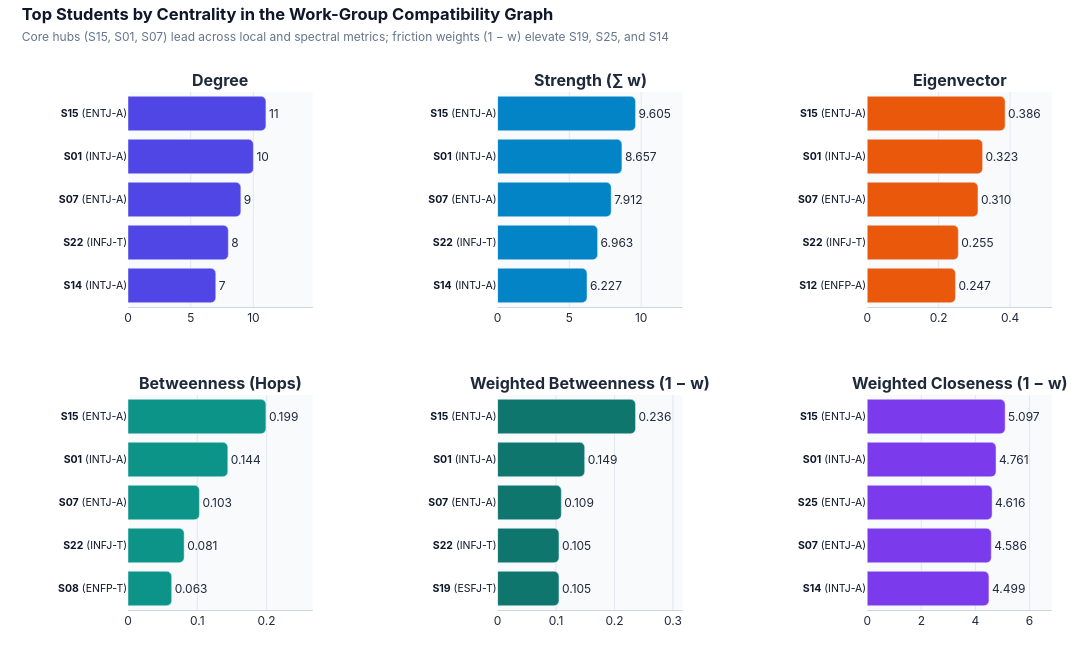

Notebook source saved alongside this figure:
### Code cell
# Populate all 6 panels of the 2x3 grid: Local/Spectral (Row 1) and Hop/Weighted Geodesic (Row 2).
centrality_panels = [
    ("Degree", "Degree", "#4F46E5"),
    ("Strength", "Strength (∑ w)", "#0284C7"),
    ("Eigenvector", "Eigenvector", "#EA580C"),
    ("Betweenness", "Betweenness (Hops)", "#0D9488"),
    ("Weighted betweenness (1-w)", "Weighted Betweenness (1 − w)", "#0F766E"),
    ("Weighted closeness (1-w)", "Weighted Closeness (1 − w)", "#7C3AED"),
]

fig_cent = make_subplots(
    rows=2,
    cols=3,
    subplot_titles=[f"<b>{title}</b>" for _, title, _ in centrality_panels],
    horizontal_spacing=0.20,
    vertical_spacing=0.17,
)
for idx, (measure, _, mcol) in enumerate(centrality_panels):
    r_idx, c_idx = divmod(idx, 3)
    top_students = compatibility_centrality.nlargest(5, measure).sort_values(measure)
    labels = [f"<b>{row.Student}</b> ({row.MBTI})" for row in top_students.itertuples()]
    fmt_str = "{:.0f}" if measure == "Degree" else "{:.3f}"
    fig_cent.add_trace(
        go.Bar(
            x=top_students[measure],
            y=labels,
            orientation="h",
            marker={"color": mcol, "cornerradius": 5},
            text=[fmt_str.format(v) for v in top_students[measure]],
            textposition="outside",
            showlegend=False,
        ),
        row=r_idx + 1,
        col=c_idx + 1,
    )
    fig_cent.update_xaxes(
        range=[0, float(top_students[measure].max()) * 1.34],
        gridcolor="#E2E8F0",
        linecolor="#CBD5E1",
        row=r_idx + 1,
        col=c_idx + 1,
    )
    fig_cent.update_yaxes(
        tickfont={"size": 10.5, "color": "#0F172A"}, row=r_idx + 1, col=c_idx + 1
    )

fig_cent.update_layout(
    title={
        "text": (
            "<b>Top Students by Centrality in the Work-Group Compatibility Graph</b>"
            "<br><span style='font-size:12px;color:#64748B;font-weight:400'>"
            "Core hubs (S15, S01, S07) lead across local and spectral metrics; friction weights (1 − w) elevate S19, S25, and S14</span>"
        ),
        "x": 0.02,
        "y": 0.97,
        "font": {
            "size": 16.5,
            "color": "#0F172A",
            "family": "Inter, -apple-system, sans-serif",
        },
    },
    width=1100,
    height=650,
    paper_bgcolor="#FFFFFF",
    plot_bgcolor="#F8FAFC",
    font={"family": "Inter, -apple-system, sans-serif", "color": "#1E293B"},
    margin={"l": 128, "r": 40, "t": 92, "b": 40},
)
fig_cent.show()

### Figure 1 — Plotly figure (JSON) as saved in the notebook; plotly's stock layout.template omitted (floating-point values rounded to 4 significant figures)
{"data": [{"marker": {"color": "#4F46E5", "cornerradius": 5}, "orientation": "h", "showlegend": false, "text": ["7", "8", "9", "10", "11"], "textposition": "outside", "type": "bar", "x": [7, 8, 9, 10, 11], "xaxis": "x", "y": ["<b>S14</b> (INTJ-A)", "<b>S22</b> (INFJ-T)", "<b>S07</b> (ENTJ-A)", "<b>S01</b> (INTJ-A)", "<b>S15</b> (ENTJ-A)"], "yaxis": "y"}, {"marker": {"color": "#0284C7", "cornerradius": 5}, "orientation": "h", "showlegend": false, "text": ["6.227", "6.963", "7.912", "8.657", "9.605"], "textposition": "outside", "type": "bar", "x": [6.227, 6.963, 7.912, 8.657, 9.605], "xaxis": "x2", "y": ["<b>S14</b> (INTJ-A)", "<b>S22</b> (INFJ-T)", "<b>S07</b> (ENTJ-A)", "<b>S01</b> (INTJ-A)", "<b>S15</b> (ENTJ-A)"], "yaxis": "y2"}, {"marker": {"color": "#EA580C", "cornerradius": 5}, "orientation": "h", "showlegend": false, "text": ["0.247", "0.255", "0.310", "0.323", "0.386"], "textposition": "outside", "type": "bar", "x": [0.247, 0.255, 0.31, 0.323, 0.386], "xaxis": "x3", "y": ["<b>S12</b> (ENFP-A)", "<b>S22</b> (INFJ-T)", "<b>S07</b> (ENTJ-A)", "<b>S01</b> (INTJ-A)", "<b>S15</b> (ENTJ-A)"], "yaxis": "y3"}, {"marker": {"color": "#0D9488", "cornerradius": 5}, "orientation": "h", "showlegend": false, "text": ["0.063", "0.081", "0.103", "0.144", "0.199"], "textposition": "outside", "type": "bar", "x": [0.063, 0.081, 0.103, 0.144, 0.199], "xaxis": "x4", "y": ["<b>S08</b> (ENFP-T)", "<b>S22</b> (INFJ-T)", "<b>S07</b> (ENTJ-A)", "<b>S01</b> (INTJ-A)", "<b>S15</b> (ENTJ-A)"], "yaxis": "y4"}, {"marker": {"color": "#0F766E", "cornerradius": 5}, "orientation": "h", "showlegend": false, "text": ["0.105", "0.105", "0.109", "0.149", "0.236"], "textposition": "outside", "type": "bar", "x": [0.105, 0.105, 0.109, 0.149, 0.236], "xaxis": "x5", "y": ["<b>S19</b> (ESFJ-T)", "<b>S22</b> (INFJ-T)", "<b>S07</b> (ENTJ-A)", "<b>S01</b> (INTJ-A)", "<b>S15</b> (ENTJ-A)"], "yaxis": "y5"}, {"marker": {"color": "#7C3AED", "cornerradius": 5}, "orientation": "h", "showlegend": false, "text": ["4.499", "4.586", "4.616", "4.761", "5.097"], "textposition": "outside", "type": "bar", "x": [4.499, 4.586, 4.616, 4.761, 5.097], "xaxis": "x6", "y": ["<b>S14</b> (INTJ-A)", "<b>S07</b> (ENTJ-A)", "<b>S25</b> (ENTJ-A)", "<b>S01</b> (INTJ-A)", "<b>S15</b> (ENTJ-A)"], "yaxis": "y6"}], "layout": {"annotations": [{"font": {"size": 16}, "showarrow": false, "text": "<b>Degree</b>", "x": 0.1, "xanchor": "center", "xref": "paper", "y": 1.0, "yanchor": "bottom", "yref": "paper"}, {"font": {"size": 16}, "showarrow": false, "text": "<b>Strength (∑ w)</b>", "x": 0.5, "xanchor": "center", "xref": "paper", "y": 1.0, "yanchor": "bottom", "yref": "paper"}, {"font": {"size": 16}, "showarrow": false, "text": "<b>Eigenvector</b>", "x": 0.9, "xanchor": "center", "xref": "paper", "y": 1.0, "yanchor": "bottom", "yref": "paper"}, {"font": {"size": 16}, "showarrow": false, "text": "<b>Betweenness (Hops)</b>", "x": 0.1, "xanchor": "center", "xref": "paper", "y": 0.415, "yanchor": "bottom", "yref": "paper"}, {"font": {"size": 16}, "showarrow": false, "text": "<b>Weighted Betweenness (1 − w)</b>", "x": 0.5, "xanchor": "center", "xref": "paper", "y": 0.415, "yanchor": "bottom", "yref": "paper"}, {"font": {"size": 16}, "showarrow": false, "text": "<b>Weighted Closeness (1 − w)</b>", "x": 0.9, "xanchor": "center", "xref": "paper", "y": 0.415, "yanchor": "bottom", "yref": "paper"}], "font": {"color": "#1E293B", "family": "Inter, -apple-system, sans-serif"}, "height": 650, "margin": {"b": 40, "l": 128, "r": 40, "t": 92}, "paper_bgcolor": "#FFFFFF", "plot_bgcolor": "#F8FAFC", "title": {"font": {"color": "#0F172A", "family": "Inter, -apple-system, sans-serif", "size": 16.5}, "text": "<b>Top Students by Centrality in the Work-Group Compatibility Graph</b><br><span style='font-size:12px;color:#64748B;font-weight:400'>Core hubs (S15, S01, S07) lead across local and spectral metrics; friction weights (1 − w) elevate S19, S25, and S14</span>", "x": 0.02, "y": 0.97}, "width": 1100, "xaxis": {"anchor": "y", "domain": [0.0, 0.2], "gridcolor": "#E2E8F0", "linecolor": "#CBD5E1", "range": [0, 14.74]}, "xaxis2": {"anchor": "y2", "domain": [0.4, 0.6], "gridcolor": "#E2E8F0", "linecolor": "#CBD5E1", "range": [0, 12.87]}, "xaxis3": {"anchor": "y3", "domain": [0.8, 1.0], "gridcolor": "#E2E8F0", "linecolor": "#CBD5E1", "range": [0, 0.5172]}, "xaxis4": {"anchor": "y4", "domain": [0.0, 0.2], "gridcolor": "#E2E8F0", "linecolor": "#CBD5E1", "range": [0, 0.2667]}, "xaxis5": {"anchor": "y5", "domain": [0.4, 0.6], "gridcolor": "#E2E8F0", "linecolor": "#CBD5E1", "range": [0, 0.3162]}, "xaxis6": {"anchor": "y6", "domain": [0.8, 1.0], "gridcolor": "#E2E8F0", "linecolor": "#CBD5E1", "range": [0, 6.83]}, "yaxis": {"anchor": "x", "domain": [0.585, 1.0], "tickfont": {"color": "#0F172A", "size": 10.5}}, "yaxis2": {"anchor": "x2", "domain": [0.585, 1.0], "tickfont": {"color": "#0F172A", "size": 10.5}}, "yaxis3": {"anchor": "x3", "domain": [0.585, 1.0], "tickfont": {"color": "#0F172A", "size": 10.5}}, "yaxis4": {"anchor": "x4", "domain": [0.0, 0.415], "tickfont": {"color": "#0F172A", "size": 10.5}}, "yaxis5": {"anchor": "x5", "domain": [0.0, 0.415], "tickfont": {"color": "#0F172A", "size": 10.5}}, "yaxis6": {"anchor": "x6", "domain": [0.0, 0.415], "tickfont": {"color": "#0F172A", "size": 10.5}}}}
